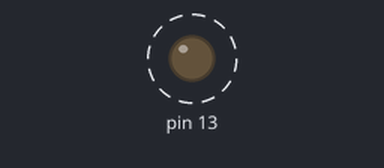
A sketch run on a simulated Arduino Uno, built with avr-gcc and run on an emulated ATmega328P. Parts: output pins drawn as LEDs (lit = HIGH). Dashed ring = blinking.

Above: at 0.5 s.
Timing chart, 0 to 4.6 s (numbered marks = the images above):
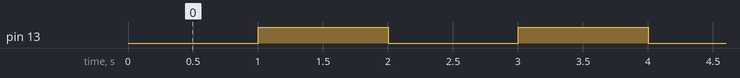

Measured:
- by itself, pin 13: alternates HIGH for 1.0 s and LOW for 1.0 s

The sketch:

timerInterrupt.ino
```cpp
// 타이머 인터럽트
// MsTimer2 라이브러리 사용
#include <MsTimer2.h>

// 타이머 인터럽트를 사용하여 led를 제어하는 예
void setup() {
  pinMode(13, OUTPUT);
  // 타이머 세팅
  // 1초 마다 ISR(인터럽트 서비스 루틴) 실행 설정
  MsTimer2::set(1000, isr);
  // 타이머 시작
  MsTimer2::start();
}

void loop() {

}

// 타이머 인터럽트 함수 정의
void isr(){
  static boolean state = HIGH;
  digitalWrite(13, state);
  state = !state;
}
```
